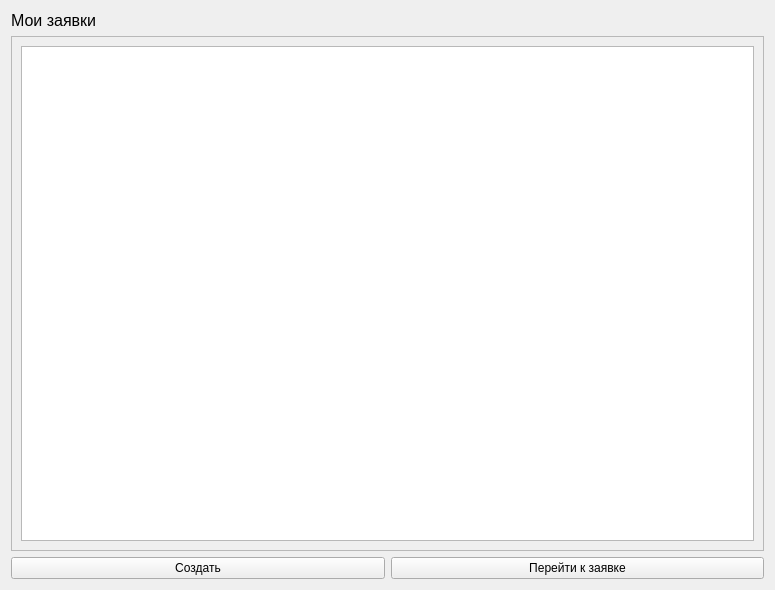
<?xml version="1.0" encoding="UTF-8"?>
<ui version="4.0">
 <class>DocumentsList</class>
 <widget class="QWidget" name="DocumentsList">
  <property name="geometry">
   <rect>
    <x>0</x>
    <y>0</y>
    <width>775</width>
    <height>590</height>
   </rect>
  </property>
  <property name="windowTitle">
   <string>Form</string>
  </property>
  <layout class="QVBoxLayout" name="verticalLayout">
   <item>
    <widget class="QLabel" name="label">
     <property name="font">
      <font>
       <pointsize>12</pointsize>
      </font>
     </property>
     <property name="text">
      <string>Мои заявки</string>
     </property>
    </widget>
   </item>
   <item>
    <widget class="QScrollArea" name="scrollArea">
     <property name="widgetResizable">
      <bool>true</bool>
     </property>
     <widget class="QWidget" name="scrollAreaWidgetContents">
      <property name="geometry">
       <rect>
        <x>0</x>
        <y>0</y>
        <width>751</width>
        <height>498</height>
       </rect>
      </property>
      <layout class="QHBoxLayout" name="horizontalLayout_2">
       <item>
        <widget class="QListView" name="documents_list"/>
       </item>
      </layout>
     </widget>
    </widget>
   </item>
   <item>
    <layout class="QHBoxLayout" name="horizontalLayout">
     <item>
      <widget class="QPushButton" name="create_button">
       <property name="text">
        <string>Создать</string>
       </property>
      </widget>
     </item>
     <item>
      <widget class="QPushButton" name="view_doc_button">
       <property name="text">
        <string>Перейти к заявке</string>
       </property>
      </widget>
     </item>
    </layout>
   </item>
  </layout>
 </widget>
 <resources/>
 <connections/>
</ui>
